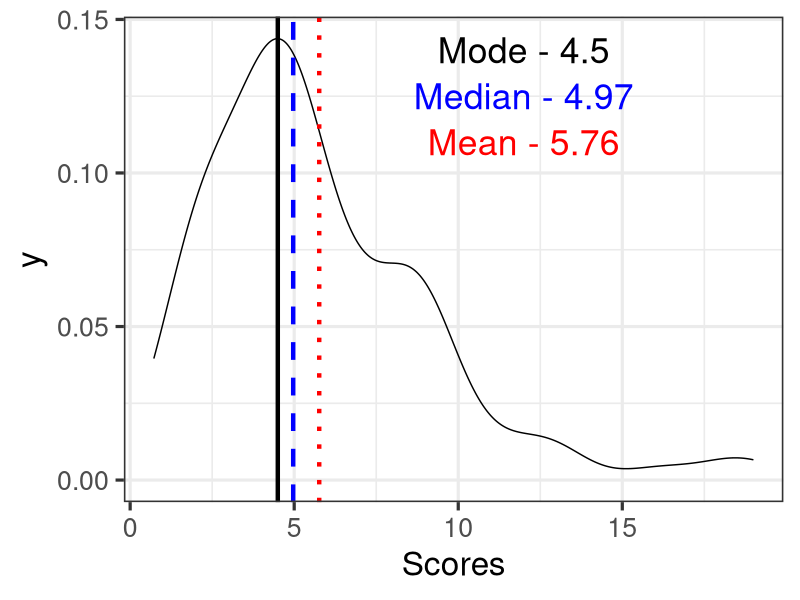

R code for this plot:
## ---- chunk 1
set.seed(200)
temp <- data.frame(dat = rchisq(100, 5))
library(ggplot2)

d <- ggplot(temp, aes(x = dat)) + theme_bw(base_size = 24) + geom_density()
d + xlab("Scores")+ geom_vline(xintercept = 4.5, lwd = 1.5) + geom_vline(xintercept = median(temp$dat), color = "blue", lty = 2, lwd = 1.5) + geom_vline(xintercept = mean(temp$dat), color = "red", lty = 3, lwd = 1.5)+ 
  annotate("text", x = 12, y = .14, label = "Mode - 4.5", color = "black", size = 9) +
  annotate("text", x = 12, y = .125, label = "Median - 4.97", color = "blue", size = 9) +
  annotate("text", x = 12, y = .11, label = "Mean - 5.76", color = "red", size = 9)
